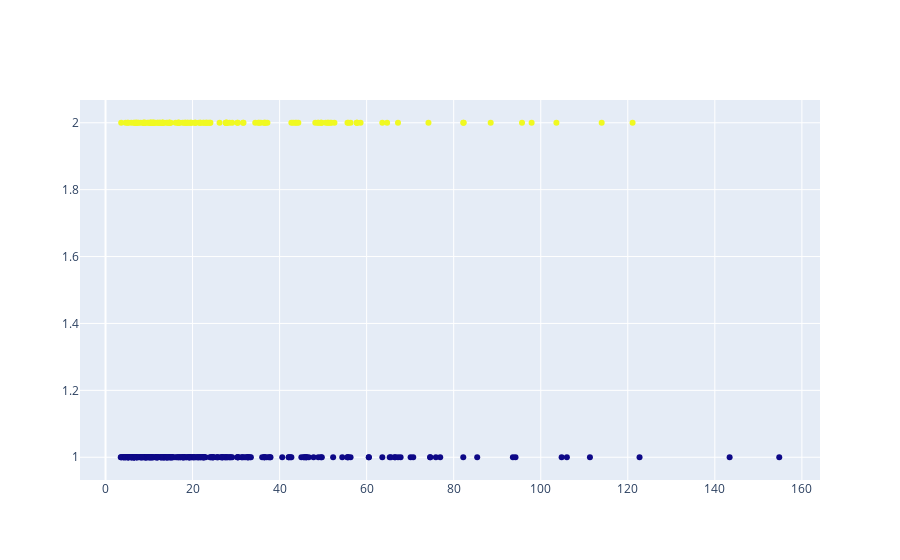

Notebook source saved alongside this figure:
### Code cell
# T_surface_loc (종양의 표면 위치 lateral_외측 ; Medial_내측(몸 중심 가까이))에 따른 Raiv

fig = go.Figure()
fig.add_trace(go.Scatter(x=merged_result['RAIV'], y=merged_result['T_surface_loc'], mode='markers', name='T_surface_loc', marker=dict(color=merged_result['T_surface_loc'])))
fig.show()

### Figure 1 — Plotly figure (JSON) as saved in the notebook; plotly's stock layout.template omitted (floating-point values rounded to 4 significant figures; data arrays with more than 128 entries replaced by an {"elided": "..."} marker saying what was removed)
{"data": [{"marker": {"color": {"elided": "389 int values"}}, "mode": "markers", "name": "T_surface_loc", "type": "scatter", "x": {"elided": "389 float values"}, "y": {"elided": "389 int values"}}], "layout": {}}
